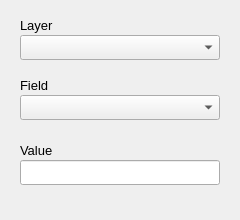
<?xml version="1.0" encoding="UTF-8"?>
<ui version="4.0">
 <class>AttributeAssignment</class>
 <widget class="QDialog" name="AttributeAssignment">
  <property name="geometry">
   <rect>
    <x>0</x>
    <y>0</y>
    <width>240</width>
    <height>220</height>
   </rect>
  </property>
  <property name="windowTitle">
   <string>AttributeAssignment</string>
  </property>
  <widget class="QLabel" name="label_layer">
   <property name="geometry">
    <rect>
     <x>20</x>
     <y>15</y>
     <width>201</width>
     <height>21</height>
    </rect>
   </property>
   <property name="font">
    <font>
     <pointsize>10</pointsize>
    </font>
   </property>
   <property name="text">
    <string>Layer</string>
   </property>
  </widget>
  <widget class="QgsMapLayerComboBox" name="mMapLayerComboBox">
   <property name="geometry">
    <rect>
     <x>20</x>
     <y>35</y>
     <width>200</width>
     <height>25</height>
    </rect>
   </property>
   <property name="font">
    <font>
     <pointsize>10</pointsize>
    </font>
   </property>
  </widget>
  <widget class="QLabel" name="label_field">
   <property name="geometry">
    <rect>
     <x>20</x>
     <y>75</y>
     <width>201</width>
     <height>21</height>
    </rect>
   </property>
   <property name="font">
    <font>
     <pointsize>10</pointsize>
    </font>
   </property>
   <property name="text">
    <string>Field</string>
   </property>
  </widget>
  <widget class="QLabel" name="label_text">
   <property name="geometry">
    <rect>
     <x>20</x>
     <y>140</y>
     <width>201</width>
     <height>21</height>
    </rect>
   </property>
   <property name="font">
    <font>
     <pointsize>10</pointsize>
    </font>
   </property>
   <property name="text">
    <string>Value</string>
   </property>
  </widget>
  <widget class="QgsFieldComboBox" name="mFieldComboBox">
   <property name="geometry">
    <rect>
     <x>20</x>
     <y>95</y>
     <width>200</width>
     <height>25</height>
    </rect>
   </property>
   <property name="font">
    <font>
     <pointsize>10</pointsize>
    </font>
   </property>
  </widget>
  <widget class="QLineEdit" name="lineEdit_text">
   <property name="geometry">
    <rect>
     <x>20</x>
     <y>160</y>
     <width>200</width>
     <height>25</height>
    </rect>
   </property>
   <property name="font">
    <font>
     <pointsize>10</pointsize>
    </font>
   </property>
  </widget>
 </widget>
 <customwidgets>
  <customwidget>
   <class>QgsFieldComboBox</class>
   <extends>QComboBox</extends>
   <header>qgsfieldcombobox.h</header>
  </customwidget>
  <customwidget>
   <class>QgsMapLayerComboBox</class>
   <extends>QComboBox</extends>
   <header>qgsmaplayercombobox.h</header>
  </customwidget>
 </customwidgets>
 <resources/>
 <connections/>
</ui>
